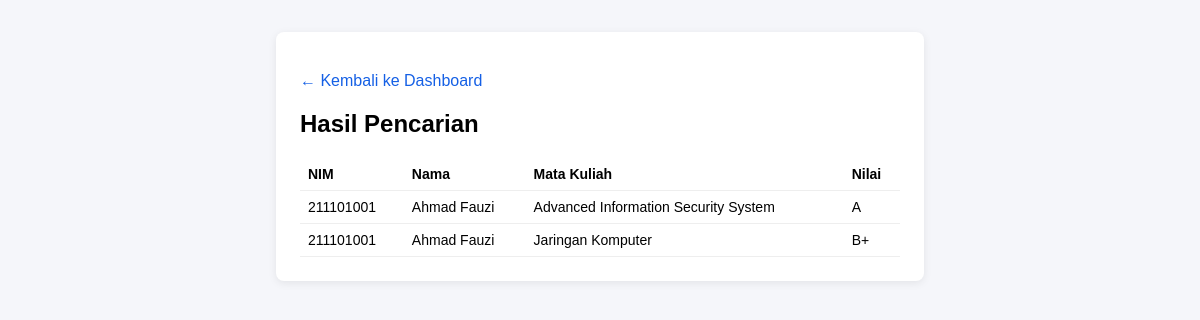
Screenshot of /search.php?id=1 (signed in) with the database file from the repository.
### tables this page shows
CREATE TABLE IF NOT EXISTS nilai (
    id INT AUTO_INCREMENT PRIMARY KEY,
    mahasiswa_id INT NOT NULL,
    mata_kuliah VARCHAR(100) NOT NULL,
    nilai VARCHAR(5) NOT NULL,
    FOREIGN KEY (mahasiswa_id) REFERENCES mahasiswa(id)
);

CREATE TABLE IF NOT EXISTS mahasiswa (
    id INT AUTO_INCREMENT PRIMARY KEY,
    nim VARCHAR(20) NOT NULL,
    nama VARCHAR(100) NOT NULL
);

### search.php (the view, shortened to what this page needs)
<?php require 'config.php';
$security = getenv('SECURITY_LEVEL') ?: 'low';
$id = $_GET['id'] ?? '';
$rows = [];
if ($id !== '') {
    if ($security === 'low') {
        $sql = "SELECT m.nim, m.nama, n.mata_kuliah, n.nilai FROM mahasiswa m
                JOIN nilai n ON n.mahasiswa_id = m.id WHERE m.id = $id";
        $result = $conn->query($sql);
        if ($result) {
            while ($row = $result->fetch_assoc()) { $rows[] = $row; }
        } else {
            $error = $conn->error;
        }
    }
}
?>
<!DOCTYPE html>
<html lang="id">
<head><meta charset="UTF-8"><title>Hasil Pencarian - Portal Akademik</title>
</head>
<body>
    <div class="container">
        <p><a href="dashboard.php">&larr; Kembali ke Dashboard</a></p>
        <h2>Hasil Pencarian</h2>
        <table>
            <tr><th>NIM</th><th>Nama</th><th>Mata Kuliah</th><th>Nilai</th></tr>
            <?php foreach ($rows as $r): ?>
            <tr>
                <td><?= htmlspecialchars($r['nim']) ?></td>
                <td><?= htmlspecialchars($r['nama']) ?></td>
                <td><?= htmlspecialchars($r['mata_kuliah']) ?></td>
                <td><?= htmlspecialchars($r['nilai']) ?></td>
            </tr>
            <?php endforeach; ?>
        </table>
    </div>
</body>
</html>

### search.php (style rules this page uses)
body { font-family: Arial, sans-serif; background:#f5f6fa; }
.container { max-width:600px; margin:32px auto; background:#fff; padding:24px; border-radius:8px; box-shadow:0 2px 8px rgba(0,0,0,0.08); }
table { width:100%; border-collapse:collapse; margin-top:16px; }
th, td { text-align:left; padding:8px; border-bottom:1px solid #eee; font-size:14px; }
a { color:#1560E5; text-decoration:none; }

### rows the page displays
nilai: mahasiswa.nim "211101001", mahasiswa.nama "Ahmad Fauzi", mata_kuliah "Advanced Information Security System", nilai "A"
nilai: mahasiswa.nim "211101001", mahasiswa.nama "Ahmad Fauzi", mata_kuliah "Jaringan Komputer", nilai "B+"
